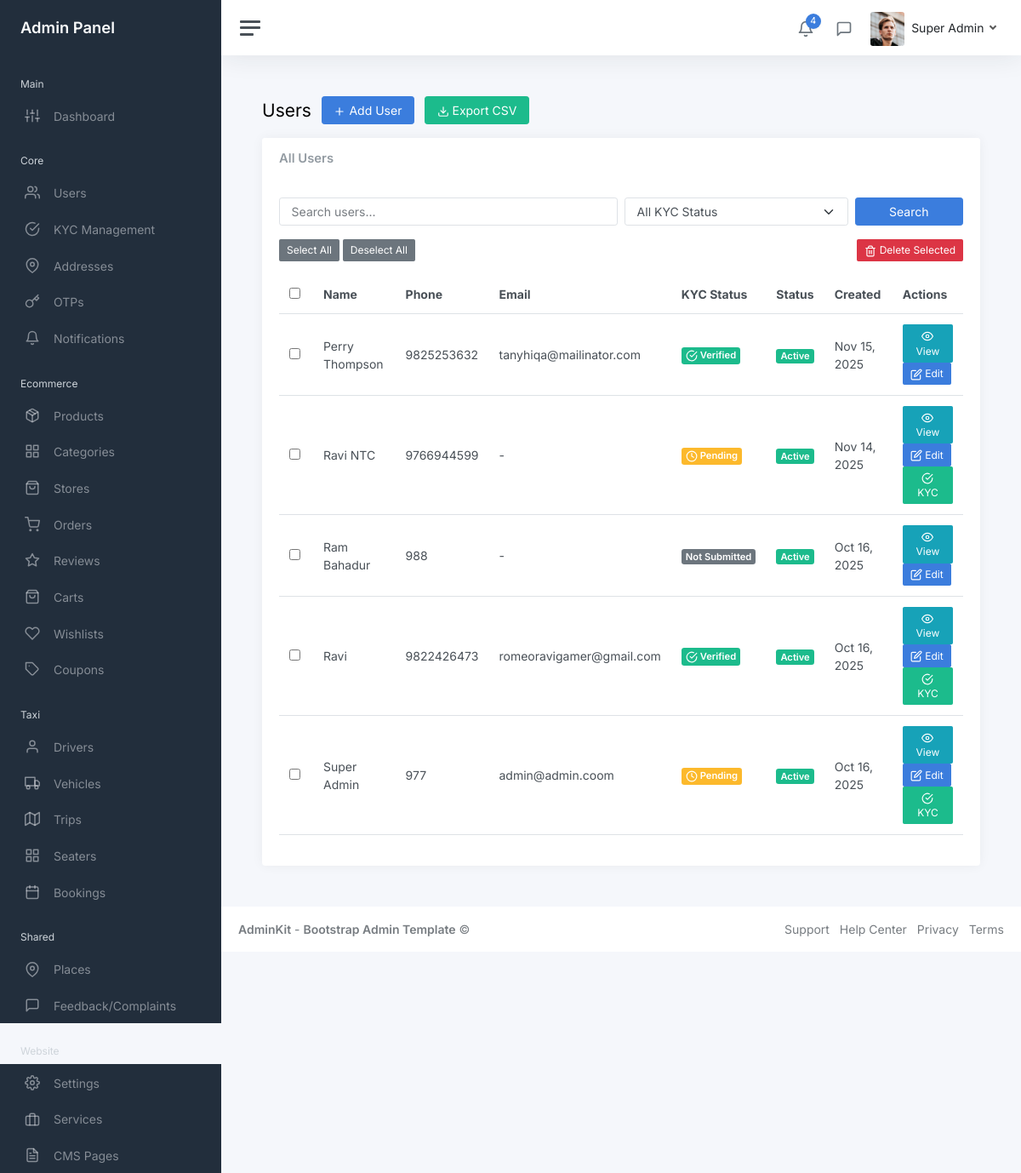
The app's page /myadmin/core/users/ (signed in) with its own data.
### core/models.py (models this page shows, shortened)
class User(AbstractUser):
    COUNTRY_CODE_CHOICES = [
        ('+977', '+977'),
        ('+91', '+91'),
    ]
    COUNTRY_CHOICES = [
        ('Nepal', 'Nepal'),
        ('India', 'India'),
    ]
    phone = models.CharField(max_length=15, unique=True)
    name = models.CharField(max_length=100)
    email = models.EmailField(blank=True, null=True)
    country_code = models.CharField(max_length=5, choices=COUNTRY_CODE_CHOICES, default='+977')
    country = models.CharField(max_length=10, choices=COUNTRY_CHOICES, default='Nepal')
    fcm_token = models.CharField(max_length=255, blank=True, null=True)
    profile_picture = models.ImageField(upload_to='profile_pictures/', blank=True, null=True)
    national_id = models.CharField(max_length=50, blank=True, null=True, help_text='National ID number')
    national_id_document = models.ImageField(upload_to='kyc_documents/', blank=True, null=True, help_text='National ID document image')
    pan_no = models.CharField(max_length=20, blank=True, null=True, help_text='PAN (Permanent Account Number)')
    pan_document = models.ImageField(upload_to='kyc_documents/', blank=True, null=True, help_text='PAN document image')
    is_kyc_verified = models.BooleanField(default=False, help_text='Whether KYC has been verified by admin')
    kyc_submitted_at = models.DateTimeField(blank=True, null=True, help_text='When user submitted KYC information')
    kyc_verified_at = models.DateTimeField(blank=True, null=True, help_text='When KYC was verified by admin')
    kyc_rejected_at = models.DateTimeField(blank=True, null=True, help_text='When KYC was rejected by admin')
    kyc_rejection_reason = models.TextField(blank=True, null=True, help_text='Reason for KYC rejection')
    created_at = models.DateTimeField(auto_now_add=True)
    updated_at = models.DateTimeField(auto_now=True)
    first_name = None
    last_name = None
    objects = UserManager()
    USERNAME_FIELD = 'phone'
    REQUIRED_FIELDS = ['name']
    class Meta:
        ordering = ['-created_at']

### myadmin/views/core/user_views.py (the view, shortened to what this page needs)
# urls.py: path('users/', user_views.UserListView.as_view(), name='user_list'),
class UserListView(StaffRequiredMixin, ListView):
    model = User
    template_name = 'admin/core/user_list.html'
    context_object_name = 'users'
    paginate_by = 20
    def get_queryset(self):
        queryset = User.objects.all().order_by('-created_at')
        search = self.request.GET.get('search')
        if search:
            queryset = queryset.filter(
                Q(name__icontains=search) |
                Q(phone__icontains=search) |
                Q(email__icontains=search)
            )
        kyc_status = self.request.GET.get('kyc_status', 'all')
        return queryset
    def get_context_data(self, **kwargs):
        context = super().get_context_data(**kwargs)
        context['search'] = self.request.GET.get('search', '')
        context['kyc_status'] = self.request.GET.get('kyc_status', 'all')
        return context
    def get(self, request, *args, **kwargs):
        if request.GET.get('export') == 'csv':
            queryset = self.get_queryset()
            return export_users_csv(queryset)
        return super().get(request, *args, **kwargs)

### myadmin/mixins.py (called while the page is built)
    def test_func(self):
        return self.request.user.is_staff

### myadmin/templates/admin/core/user_list.html (shortened to what this page needs)
{% extends 'admin/layouts/base.html' %}
{% load static %}
{% block content %}
<div class="container-fluid p-0">
    <div class="mb-3">
        <h1 class="h3 d-inline align-middle">Users</h1>
        <a class="btn btn-primary ms-2" href="{% url 'myadmin:core:user_create' %}">
            <i class="align-middle" data-feather="plus"></i> Add User
        </a>
        <a class="btn btn-success ms-2" href="?export=csv">
            <i class="align-middle" data-feather="download"></i> Export CSV
        </a>
    </div>
    <div class="row">
        <div class="col-12">
            <div class="card">
                <div class="card-header">
                    <h5 class="card-title mb-0">All Users</h5>
                </div>
                <div class="card-body">
                    <form method="get" class="mb-3">
                        <div class="row g-2">
                            <div class="col-md-6">
                                <input type="text" class="form-control" name="search" placeholder="Search users..." value="{{ search }}">
                            </div>
                            <div class="col-md-4">
                                <select class="form-select" name="kyc_status">
                                    <option value="all" {% if kyc_status == 'all' %}selected{% endif %}>All KYC Status</option>
                                </select>
                            </div>
                            <div class="col-md-2">
                                <button class="btn btn-primary w-100" type="submit">Search</button>
                            </div>
                        </div>
                    </form>
                    <form method="post" action="{% url 'myadmin:core:user_bulk_delete' %}" id="bulk-action-form" class="mb-3">
                        <div class="d-flex justify-content-between align-items-center mb-2">
                            <div>
                                <button type="button" class="btn btn-sm btn-secondary" onclick="selectAll()">Select All</button>
                                <button type="button" class="btn btn-sm btn-secondary" onclick="deselectAll()">Deselect All</button>
                            </div>
                            <div>
                                <button type="submit" class="btn btn-sm btn-danger" onclick="return confirm('Are you sure you want to delete selected users?')">
                                    <i class="align-middle" data-feather="trash-2"></i> Delete Selected
                                </button>
                            </div>
                        </div>
                    </form>
                    <table class="table table-hover">
                        <thead>
                            <tr>
                                <th width="40"><input type="checkbox" id="select-all-checkbox" onclick="toggleAll()"></th>
                                <th>Name</th>
                                <th>Phone</th>
                                <th>Email</th>
                                <th>KYC Status</th>
                                <th>Status</th>
                                <th>Created</th>
                                <th>Actions</th>
                            </tr>
                        </thead>
                        <tbody>
                            {% for user in users %}
                            <tr>
                                <td><input type="checkbox" name="selected_items" value="{{ user.pk }}" class="item-checkbox"></td>
                                <td>{{ user.name }}</td>
                                <td>{{ user.phone }}</td>
                                <td>{{ user.email|default:"-" }}</td>
                                <td>
                                    {% if user.is_kyc_verified %}
                                        <span class="badge bg-success">
                                            <i class="align-middle" data-feather="check-circle" style="width: 14px; height: 14px;"></i> Verified
                                        </span>
                                    {% elif user.national_id or user.national_id_document or user.pan_no or user.pan_document %}
                                        <span class="badge bg-warning">
                                            <i class="align-middle" data-feather="clock" style="width: 14px; height: 14px;"></i> Pending
                                        </span>
                                    {% else %}
                                        <span class="badge bg-secondary">Not Submitted</span>
                                    {% endif %}
                                </td>
                                <td>
                                    {% if user.is_active %}
                                        <span class="badge bg-success">Active</span>
                                    {% else %}
                                        <span class="badge bg-danger">Inactive</span>
                                    {% endif %}
                                </td>
                                <td>{{ user.created_at|date:"M d, Y" }}</td>
                                <td>
                                    <a href="{% url 'myadmin:core:user_detail' user.pk %}" class="btn btn-sm btn-info">
                                        <i class="align-middle" data-feather="eye" style="width: 14px; height: 14px;"></i> View
                                    </a>
                                    <a href="{% url 'myadmin:core:user_update' user.pk %}" class="btn btn-sm btn-primary">
                                        <i class="align-middle" data-feather="edit" style="width: 14px; height: 14px;"></i> Edit
                                    </a>
                                    {% if user.national_id or user.national_id_document or user.pan_no or user.pan_document %}
                                        <a href="{% url 'myadmin:core:kyc_verification' user_id=user.pk %}" class="btn btn-sm btn-success">
                                            <i class="align-middle" data-feather="check-circle" style="width: 14px; height: 14px;"></i> KYC
                                        </a>
                                    {% endif %}
                                </td>
                            </tr>
                            {% empty %}
                            <tr>
                                <td colspan="8" class="text-center">No users found</td>
                            </tr>
                            {% endfor %}
                        </tbody>
                    </table>
                </div>
            </div>
        </div>
    </div>
</div>
{% endblock %}

### templates/admin/layouts/header.html (shortened to what this page needs)
{% load static %}
<nav class="navbar navbar-expand navbar-light navbar-bg">
    <a class="sidebar-toggle js-sidebar-toggle"><i class="hamburger align-self-center"></i></a>
    <div class="navbar-collapse collapse">
      <ul class="navbar-nav navbar-align">
        <li class="nav-item dropdown">
          <a class="nav-icon dropdown-toggle" href="#" id="alertsDropdown" data-bs-toggle="dropdown">
            <div class="position-relative">
              <i class="align-middle" data-feather="bell"></i>
              <span class="indicator">4</span>
            </div>
          </a>
        </li>
        <li class="nav-item dropdown">
          <a class="nav-icon dropdown-toggle" href="#" id="messagesDropdown" data-bs-toggle="dropdown">
            <div class="position-relative">
              <i class="align-middle" data-feather="message-square"></i>
            </div>
          </a>
        </li>
        <li class="nav-item dropdown">
          <a class="nav-link dropdown-toggle d-none d-sm-inline-block" href="#" data-bs-toggle="dropdown">
            {% if user.profile_picture %}
              <img src="{{ user.profile_picture.url }}" class="avatar img-fluid rounded me-1" alt="{{ user.name }}" />
            {% else %}
              <img src="{% static 'myadmin/img/avatars/avatar.jpg' %}" class="avatar img-fluid rounded me-1" alt="{{ user.name }}" />
            {% endif %}
            <span class="text-dark">{{ user.name }}</span>
          </a>
        </li>
      </ul>
    </div>
  </nav>

### records on screen
User: name "Super Admin", phone "977", email "admin@admin.coom", is_kyc_verified False (drawn), is_active "Active", created_at "Oct 16, 2025", national_id "KYC"
User: name "Perry Thompson", phone "9825253632", email "tanyhiqa@mailinator.com", is_kyc_verified True (drawn), is_active "Active", created_at "Nov 15, 2025"
User: name "Ravi NTC", phone "9766944599", email "-", is_kyc_verified False (drawn), is_active "Active", created_at "Nov 14, 2025", national_id "KYC"
User: name "Ram Bahadur", phone "988", email "-", is_kyc_verified "Not Submitted", is_active "Active", created_at "Oct 16, 2025"
User: name "Ravi", phone "9822426473", email "romeoravigamer@gmail.com", is_kyc_verified True (drawn), is_active "Active", created_at "Oct 16, 2025", national_id "KYC"
